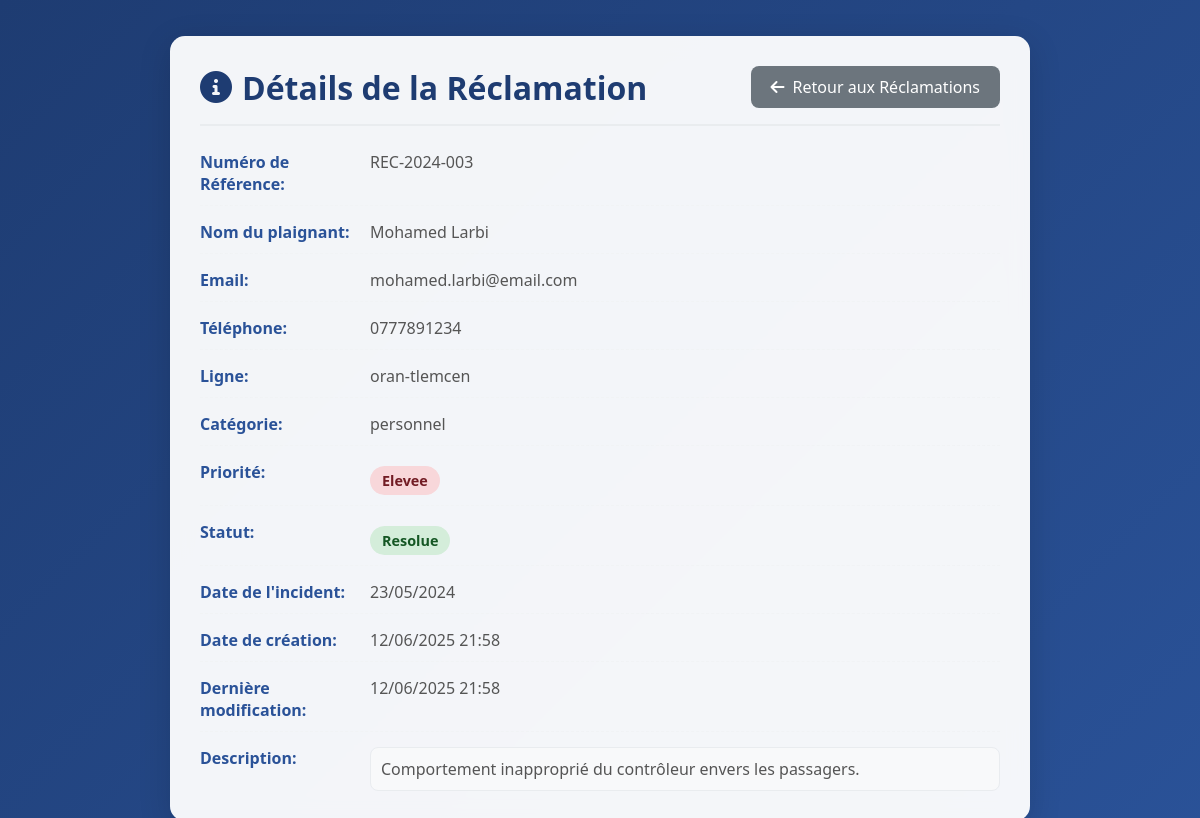
/view_complaint.php?id=3 (signed in), run on the app's committed database.
### tables this page shows
CREATE TABLE reclamations (
    id INT AUTO_INCREMENT PRIMARY KEY,
    numero_reference VARCHAR(20) UNIQUE NOT NULL,
    nom VARCHAR(100) NOT NULL,
    email VARCHAR(150) NOT NULL,
    telephone VARCHAR(20),
    ligne VARCHAR(50) NOT NULL,
    categorie VARCHAR(50) NOT NULL,
    priorite ENUM('faible', 'moyenne', 'elevee') DEFAULT 'moyenne',
    date_incident DATE,
    description TEXT NOT NULL,
    statut ENUM('en-attente', 'en-cours', 'resolue') DEFAULT 'en-attente',
    date_creation TIMESTAMP DEFAULT CURRENT_TIMESTAMP,
    date_modification TIMESTAMP DEFAULT CURRENT_TIMESTAMP ON UPDATE CURRENT_TIMESTAMP
);

### view_complaint.php (the view, shortened to what this page needs)
<?php
$reclamation_id = isset($_GET['id']) ? sanitizeInput($_GET['id']) : 0;
$reclamation = null;
try {
    $pdo = getConnection();
    $query = "SELECT * FROM reclamations WHERE id = ?";
    $stmt = $pdo->prepare($query);
    $stmt->execute([$reclamation_id]);
    $reclamation = $stmt->fetch(PDO::FETCH_ASSOC);
} catch (PDOException $e) {
    error_log("Error fetching reclamation details: " . $e->getMessage());
}
?>
<!DOCTYPE html>
<html lang="fr">
<head>
    <link rel="stylesheet" href="https://cdnjs.cloudflare.com/ajax/libs/font-awesome/6.0.0-beta3/css/all.min.css">
</head>
<body>
    <div class="card-container">
        <div class="card-header">
            <h1><i class="fas fa-info-circle"></i> Détails de la Réclamation</h1>
            <a href="manage_reclamations.php" class="back-btn"><i class="fas fa-arrow-left"></i> Retour aux Réclamations</a>
        </div>
        <?php if ($reclamation): ?>
            <div class="detail-row">
                <div class="detail-label">Numéro de Référence:</div>
                <div class="detail-value"><?php echo htmlspecialchars($reclamation['numero_reference']); ?></div>
            </div>
            <div class="detail-row">
                <div class="detail-label">Nom du plaignant:</div>
                <div class="detail-value"><?php echo htmlspecialchars($reclamation['nom']); ?></div>
            </div>
            <div class="detail-row">
                <div class="detail-label">Email:</div>
                <div class="detail-value"><?php echo htmlspecialchars($reclamation['email']); ?></div>
            </div>
            <div class="detail-row">
                <div class="detail-label">Téléphone:</div>
                <div class="detail-value"><?php echo htmlspecialchars($reclamation['telephone'] ?: 'N/A'); ?></div>
            </div>
            <div class="detail-row">
                <div class="detail-label">Ligne:</div>
                <div class="detail-value"><?php echo htmlspecialchars($reclamation['ligne']); ?></div>
            </div>
            <div class="detail-row">
                <div class="detail-label">Catégorie:</div>
                <div class="detail-value"><?php echo htmlspecialchars($reclamation['categorie']); ?></div>
            </div>
            <div class="detail-row">
                <div class="detail-label">Priorité:</div>
                <div class="detail-value">
                    <span class="priority-badge priority-<?php echo $reclamation['priorite']; ?>">
                        <?php echo ucfirst($reclamation['priorite']); ?>
                    </span>
                </div>
            </div>
            <div class="detail-row">
                <div class="detail-label">Statut:</div>
                <div class="detail-value">
                    <span class="status-badge status-<?php echo $reclamation['statut']; ?>">
                        <?php echo ucfirst($reclamation['statut']); ?>
                    </span>
                </div>
            </div>
            <div class="detail-row">
                <div class="detail-label">Date de l'incident:</div>
                <div class="detail-value"><?php echo date('d/m/Y', strtotime($reclamation['date_incident'])); ?></div>
            </div>
            <div class="detail-row">
                <div class="detail-label">Date de création:</div>
                <div class="detail-value"><?php echo date('d/m/Y H:i', strtotime($reclamation['date_creation'])); ?></div>
            </div>
            <div class="detail-row">
                <div class="detail-label">Dernière modification:</div>
                <div class="detail-value"><?php echo date('d/m/Y H:i', strtotime($reclamation['date_modification'])); ?></div>
            </div>
            <div class="detail-row description-row">
                <div class="detail-label">Description:</div>
                <div class="detail-value"><?php echo htmlspecialchars($reclamation['description']); ?></div>
            </div>
        <?php endif; ?>
    </div>
</body>
</html>

### view_complaint.php (style rules this page uses)
body { font-family: 'Segoe UI', Tahoma, Geneva, Verdana, sans-serif; background: linear-gradient(135deg, #1e3c72 0%, #2a5298 100%); min-height: 100vh; color: #333; display: flex; justify-content: center; align-items: center; padding: 20px; }
.card-container { background: rgba(255, 255, 255, 0.95); backdrop-filter: blur(10px); border-radius: 15px; padding: 30px; box-shadow: 0 8px 32px rgba(0, 0, 0, 0.15); width: 100%; max-width: 800px; animation: fadeIn 0.5s ease-out; }
.card-header { display: flex; justify-content: space-between; align-items: center; margin-bottom: 25px; padding-bottom: 15px; border-bottom: 2px solid #e9ecef; }
.card-header h1 { color: #1e3c72; font-size: 2em; margin: 0; display: flex; align-items: center; gap: 10px; }
.back-btn { background: #6c757d; color: white; border: none; padding: 10px 20px; border-radius: 8px; cursor: pointer; font-weight: 500; transition: all 0.3s ease; text-decoration: none; display: inline-flex; align-items: center; gap: 8px; }
.detail-row { display: flex; flex-wrap: wrap; margin-bottom: 15px; border-bottom: 1px dashed #f1f3f5; padding-bottom: 10px; }
.detail-row:last-child { border-bottom: none; margin-bottom: 0; padding-bottom: 0; }
.detail-label { flex: 0 0 150px; font-weight: 600; color: #2a5298; padding-right: 20px; }
.detail-value { flex: 1; color: #555; }
.detail-row.description-row .detail-value { white-space: pre-wrap; max-height: 200px; overflow-y: auto; padding: 10px; background-color: #f8f9fa; border-radius: 8px; border: 1px solid #e9ecef; }
.status-badge, .priority-badge { padding: 5px 12px; border-radius: 20px; font-size: 0.9em; font-weight: 600; text-transform: capitalize; display: inline-block; margin-top: 5px; }
.status-resolue { background: #d4edda; color: #155724; }
.priority-elevee { background: #f8d7da; color: #721c24; }

### data on the page
reclamations: numero_reference "REC-2024-003", nom "Mohamed Larbi", email "mohamed.larbi@email.com", telephone "0777891234", ligne "oran-tlemcen", categorie "personnel", priorite "Elevee", statut "Resolue", date_incident "23/05/2024", date_creation "12/06/2025 21:58", date_modification "12/06/2025 21:58", description "Comportement inapproprié du contrôleur envers les passagers."
